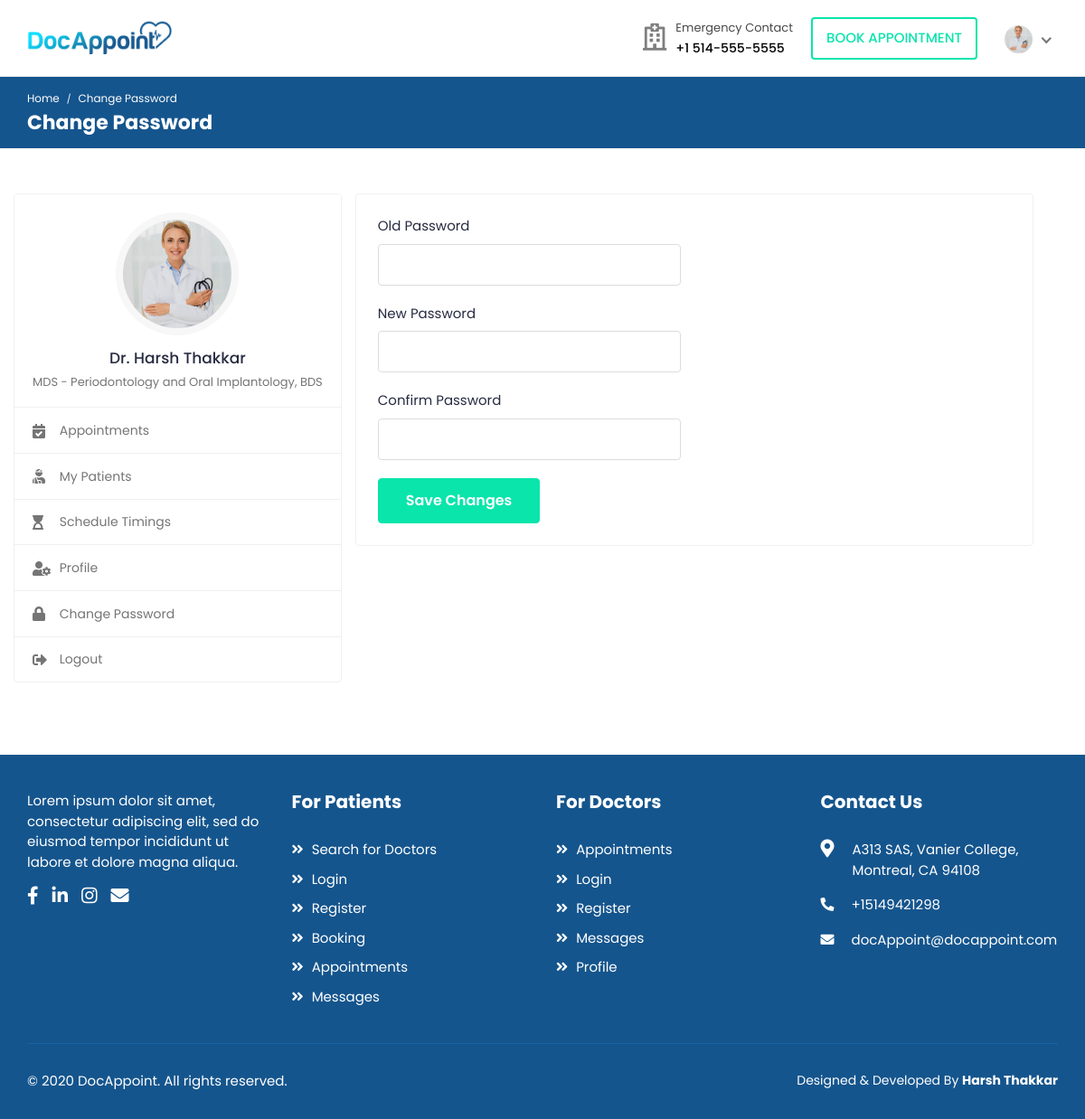
The page /changePasswordDoctor.php (signed in) on the database its author committed.
### tables this page shows
CREATE TABLE `users` (
  `user_id` int(11) NOT NULL,
  `user_type_id` int(11) NOT NULL,
  `user_profile_id` int(11) DEFAULT NULL,
  `first_name` varchar(30) NOT NULL,
  `last_name` varchar(30) NOT NULL,
  `email` varchar(150) NOT NULL,
  `password` text NOT NULL,
  `mobile` varchar(11) NOT NULL,
  `address` text NOT NULL,
  `gender` varchar(10) NOT NULL,
  `dob` date NOT NULL,
  `profile_url` varchar(9999) DEFAULT 'assets/img/user.png',
  `city` varchar(50) DEFAULT NULL,
  `state` varchar(50) DEFAULT NULL,
  `country` varchar(50) DEFAULT NULL,
  `status` tinyint(4) NOT NULL,
  `registration_date` timestamp NOT NULL DEFAULT CURRENT_TIMESTAMP ON UPDATE CURRENT_TIMESTAMP
);

CREATE TABLE `user_profile` (
  `user_profile_id` int(11) NOT NULL,
  `title` text,
  `description` text,
  `specialities` text,
  `business_hours` text,
  `cost` text,
  `feedback_id` int(11) DEFAULT NULL
);

### includes/doctorProfileSidebar.php (the view)
<?php
$query = "SELECT * FROM users,user_profile where users.user_profile_id=user_profile.user_profile_id and users.user_id=" . $_SESSION["user_id"] ;
		$result = $conn->query($query);
		if ($result->num_rows > 0) {
			if ($row = $result->fetch_assoc()) {
                echo '
<div class="profile-sidebar">
    <div class="widget-profile pro-widget-content">
        <div class="profile-info-widget">
            <a href="#" class="booking-doc-img">
                <img src="'.$row["profile_url"].'" alt="User Image">
            </a>
            <div class="profile-det-info">
                <h3>Dr. '.$row["first_name"].' '.$row["last_name"].'</h3>
                <div class="patient-details">
                    <h5 class="mb-0">'.$row["title"].'</h5>
                </div>
            </div>
        </div>
    </div>
    <div class="dashboard-widget">
        <nav class="dashboard-menu">
            <ul>
                <li>
                    <a href="doctorAppointments.php">
                        <i class="fas fa-calendar-check"></i>
                        <span>Appointments</span>
                    </a>
                </li>
                <li>
                    <a href="myPatients.php">
                        <i class="fas fa-user-injured"></i>
                        <span>My Patients</span>
                    </a>
                </li>
                <li>
                    <a href="timings.php">
                        <i class="fas fa-hourglass-start"></i>
                        <span>Schedule Timings</span>
                    </a>
                </li>
               <li>
                    <a href="doctorUserProfile.php">
                        <i class="fas fa-user-cog"></i>
                        <span>Profile</span>
                    </a>
                </li>
               <li>
                    <a href="changePasswordDoctor.php">
                        <i class="fas fa-lock"></i>
                        <span>Change Password</span>
                    </a>
                </li>
                <li>
                    <a href="logout.php">
                        <i class="fas fa-sign-out-alt"></i>
                        <span>Logout</span>
                    </a>
                </li>
            </ul>
        </nav>
    </div>
</div>';
            }
        }

### includes/header.php (shortened to what this page needs)
<header class="header">
	<nav class="navbar navbar-expand-lg header-nav">
		<div class="navbar-header">
			<a href="index.php" class="navbar-brand logo">
				<img src="assets/img/logo.png" class="img-fluid" alt="Logo">
			</a>
		</div>
		<ul class="nav header-navbar-rht">
			<li class="nav-item contact-item">
				<div class="header-contact-img">
					<i class="far fa-hospital"></i>
				</div>
				<div class="header-contact-detail">
					<p class="contact-header">Emergency Contact</p>
					<p class="contact-info-header"> +1 514-555-5555</p>
				</div>
			</li>
			<?php
			if (isset($_SESSION[md5(session_id())])) {
				if (($_SESSION[md5(session_id())] === md5(session_id() . " - " . session_status())) and
					isset($_SESSION["first_name"]) and
					isset($_SESSION["last_name"]) and
					isset($_SESSION["email"]) and
					isset($_SESSION["mobile"]) and
					isset($_SESSION["gender"]) and
					isset($_SESSION["logged_time"]) and
					isset($_SESSION["dob"])
				) {
					$query = "SELECT * FROM users where users.user_id=" . $_SESSION["user_id"];
					$result = $conn->query($query);
					if ($result->num_rows > 0) {
						if ($row = $result->fetch_assoc()) {
							echo '
					<li class="nav-item">
					<a class="nav-link header-login" href="login.php">Book Appointment</a>
				</li>
				<li class="nav-item dropdown has-arrow logged-item">
					<a href="#" class="dropdown-toggle nav-link" data-toggle="dropdown">
						<span class="user-img">
							<img class="rounded-circle" src="' . $row["profile_url"] . '" width="31" alt="Darren Elder">
						</span>
					</a>
					<div class="dropdown-menu dropdown-menu-right">
						<div class="user-header">
							<div class="avatar avatar-sm">
								<img src="' . $row["profile_url"] . '" alt="User Image" class="avatar-img rounded-circle">
							</div>
							<div class="user-text">
								<h6>' . ucfirst($row["first_name"]) . " " . ucfirst($row["last_name"]) . '</h6>
								<p class="text-muted mb-0">' . ucfirst($_SESSION["user_type"]) . '</p>
							</div>
						</div>';
							echo '</div>
				</li>';
						}
					}
				} else {
					session_destroy();
				}
			} else {
				echo '<li class="nav-item">
				<a class="nav-link header-login" href="login.php">login / Signup </a>
			</li>';
			}
			?>
		</ul>
	</nav>
</header>

### rows shown on the page
users: profile_url (picture), first_name "Harsh", last_name "Thakkar", user_profile.title "MDS - Periodontology and Oral Implantology, BDS"
